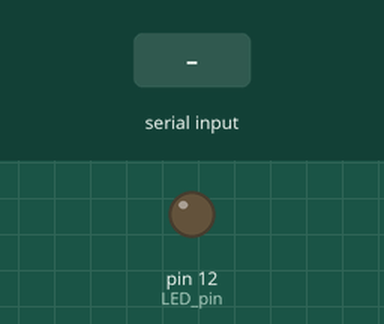
Bench run of a sketch on a simulated Arduino Uno, built with avr-gcc and run on an emulated ATmega328P. Parts: output pins drawn as LEDs (lit = HIGH). Dashed ring = blinking. The test bench sets the inputs (shaded band).

Above: at 1.2 s.
1.3 s: "B" received over Serial
At 2.1 s:
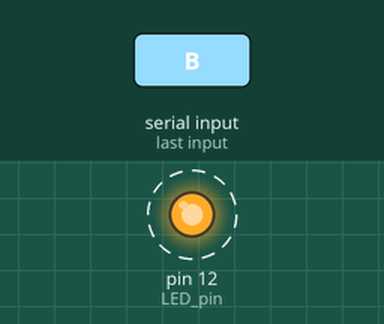
Timing chart, 0 to 10.3 s (numbered marks = the images above; inputs shaded):
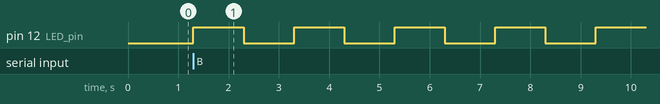

Measured:
- after the input at 1.3 s, pin 12 (LED_pin): alternates HIGH for 1.0 s and LOW for 1.0 s, starting at once

The sketch:

ARDUINO_with_PI.ino
```cpp
int LED_pin = 12;

void setup() {

  Serial.begin(9600);

  pinMode(LED_pin, OUTPUT);

}


void loop() {

  if(Serial.available() > 0){

    char data = Serial.read();

    if (data == 'H'){

      digitalWrite(LED_pin, HIGH);

    }

    else if (data == 'L') {

      digitalWrite(LED_pin , LOW);


    }

    else if (data == 'B') {
       for(int i =0; i < 20; i++){
       digitalWrite(LED_pin, HIGH);
       delay (1000);
       digitalWrite(LED_pin, LOW);
       delay (1000);
       }
    }

    else {
    }


  }


}
```
